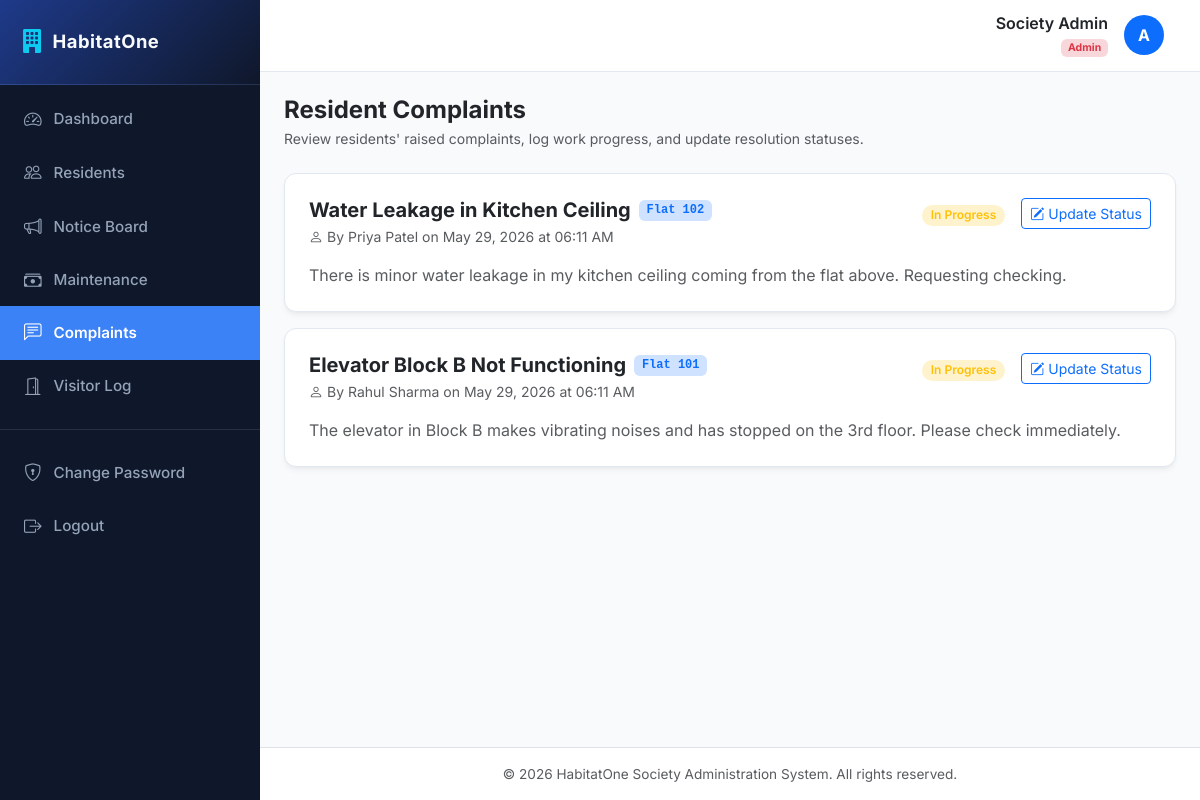
Page /complaints/ (signed in) on the committed database.
### accounts/models.py (models this page shows, shortened)
class User(AbstractUser):
    ROLE_CHOICES = (
        ('ADMIN', 'Society Admin'),
        ('RESIDENT', 'Resident'),
    )
    role = models.CharField(max_length=10, choices=ROLE_CHOICES, default='RESIDENT')

### complaints/models.py (models this page shows, shortened)
class Complaint(models.Model):
    STATUS_CHOICES = (
        ('OPEN', 'Open'),
        ('IN_PROGRESS', 'In Progress'),
        ('RESOLVED', 'Resolved'),
    )
    resident = models.ForeignKey(Resident, on_delete=models.CASCADE, related_name='complaints')
    subject = models.CharField(max_length=200)
    description = models.TextField()
    status = models.CharField(max_length=15, choices=STATUS_CHOICES, default='OPEN')
    created_at = models.DateTimeField(auto_now_add=True)

### residents/models.py (models this page shows, shortened)
class Resident(models.Model):
    user = models.OneToOneField(settings.AUTH_USER_MODEL, on_delete=models.CASCADE, related_name='resident_profile')
    flat_number = models.CharField(max_length=50)
    phone = models.CharField(max_length=15)
    family_members = models.PositiveIntegerField(default=1)
    move_in_date = models.DateField()

### complaints/views.py (the view, shortened to what this page needs)
# urls.py: path('', views.complaint_list, name='list'),
@login_required
def complaint_list(request):
    if request.user.role == 'ADMIN':
        complaints = Complaint.objects.all().select_related('resident__user').order_by('-created_at')
        return render(request, 'complaints/admin_list.html', {'complaints': complaints})

### templates/complaints/admin_list.html (shortened to what this page needs)
{% extends 'base.html' %}
{% block content %}
<div class="mb-4">
    <h4 class="mb-1 text-dark fw-bold">Resident Complaints</h4>
    <p class="text-muted mb-0 small">Review residents' raised complaints, log work progress, and update resolution statuses.</p>
</div>
<div class="row">
    <div class="col-lg-12">
        {% for complaint in complaints %}
            <div class="card card-custom mb-3">
                <div class="card-body-custom">
                    <div class="d-flex justify-content-between align-items-start mb-2">
                        <div>
                            <div class="d-flex align-items-center gap-2 mb-1">
                                <h5 class="fw-bold text-dark mb-0">{{ complaint.subject }}</h5>
                                <span class="badge bg-primary-subtle text-primary font-monospace text-xs">Flat {{ complaint.resident.flat_number }}</span>
                            </div>
                            <small class="text-muted text-xs d-flex align-items-center gap-1">
                                <i class="bi bi-person"></i> By {{ complaint.resident.user.get_full_name|default:complaint.resident.user.username }} on {{ complaint.created_at|date:"F d, Y \a\t h:i A" }}
                            </small>
                        </div>
                        <div class="d-flex align-items-center gap-2">
                            <div>
                                {% if complaint.status == 'OPEN' %}
                                    <span class="badge bg-secondary-subtle text-secondary badge-status">Open</span>
                                {% elif complaint.status == 'IN_PROGRESS' %}
                                    <span class="badge bg-warning-subtle text-warning badge-status">In Progress</span>
                                {% elif complaint.status == 'RESOLVED' %}
                                    <span class="badge bg-success-subtle text-success badge-status">Resolved</span>
                                {% endif %}
                            </div>
                            <a href="{% url 'complaints:update_status' complaint.pk %}" class="btn btn-sm btn-outline-primary ms-2 d-flex align-items-center gap-1">
                                <i class="bi bi-pencil-square"></i> Update Status
                            </a>
                        </div>
                    </div>
                    <div class="text-muted text-sm mt-3" style="white-space: pre-wrap;">{{ complaint.description }}</div>
                </div>
            </div>
        {% empty %}
            <div class="card card-custom text-center py-5 text-muted">
                <i class="bi bi-chat-left-text fs-1 d-block mb-3 opacity-25"></i>
                <span>No complaints registered in the system. Everything is running smoothly!</span>
            </div>
        {% endfor %}
    </div>
</div>
{% endblock %}

### templates/base.html (shortened to what this page needs)
<!DOCTYPE html>
<html lang="en">
<head>
    <link href="https://cdn.jsdelivr.net/npm/bootstrap@5.3.0/dist/css/bootstrap.min.css" rel="stylesheet">
    <link rel="stylesheet" href="https://cdn.jsdelivr.net/npm/bootstrap-icons@1.10.5/font/bootstrap-icons.css">
</head>
<body>
    <div class="d-flex" id="wrapper">
        <div id="sidebar-wrapper">
            <div class="sidebar-heading d-flex align-items-center gap-2">
                <i class="bi bi-building-fill text-info fs-4"></i>
                <span>HabitatOne</span>
            </div>
            <div class="list-group list-group-flush mt-2">
                <a href="{% url 'dashboard:home' %}" class="list-group-item list-group-item-action {% if request.resolver_match.app_name == 'dashboard' %}active{% endif %}">
                    <i class="bi bi-speedometer2"></i> Dashboard
                </a>
                {% if request.user.role == 'ADMIN' %}
                <a href="{% url 'residents:list' %}" class="list-group-item list-group-item-action {% if request.resolver_match.app_name == 'residents' %}active{% endif %}">
                    <i class="bi bi-people"></i> Residents
                </a>
                {% endif %}
                <a href="{% url 'notices:list' %}" class="list-group-item list-group-item-action {% if request.resolver_match.app_name == 'notices' %}active{% endif %}">
                    <i class="bi bi-megaphone"></i> Notice Board
                </a>
                <a href="{% url 'maintenance:list' %}" class="list-group-item list-group-item-action {% if request.resolver_match.app_name == 'maintenance' %}active{% endif %}">
                    <i class="bi bi-cash-stack"></i> Maintenance
                </a>
                <a href="{% url 'complaints:list' %}" class="list-group-item list-group-item-action {% if request.resolver_match.app_name == 'complaints' %}active{% endif %}">
                    <i class="bi bi-chat-left-text"></i> Complaints
                </a>
                <a href="{% url 'visitors:list' %}" class="list-group-item list-group-item-action {% if request.resolver_match.app_name == 'visitors' %}active{% endif %}">
                    <i class="bi bi-door-open"></i> Visitor Log
                </a>
                <div class="border-top border-secondary my-3 opacity-25"></div>
                <a href="{% url 'accounts:password_change' %}" class="list-group-item list-group-item-action {% if request.resolver_match.url_name == 'password_change' %}active{% endif %}">
                    <i class="bi bi-shield-lock"></i> Change Password
                </a>
                <a href="{% url 'accounts:logout' %}" class="list-group-item list-group-item-action">
                    <i class="bi bi-box-arrow-right"></i> Logout
                </a>
            </div>
        </div>
        <div id="page-content-wrapper">
            <nav class="navbar navbar-expand-lg navbar-custom navbar-light">
                <div class="container-fluid">
                    <div class="ms-auto d-flex align-items-center gap-3">
                        <div class="text-end d-none d-sm-block">
                            <h6 class="mb-0 fw-semibold text-dark">{{ request.user.get_full_name|default:request.user.username }}</h6>
                            <small class="text-muted">
                                {% if request.user.role == 'ADMIN' %}
                                    <span class="badge bg-danger-subtle text-danger">Admin</span>
                                {% else %}
                                    <span class="badge bg-primary-subtle text-primary">Resident - Flat {{ request.user.resident_profile.flat_number|default:"N/A" }}</span>
                                {% endif %}
                            </small>
                        </div>
                        <div class="avatar bg-primary text-white rounded-circle d-flex align-items-center justify-content-center fw-bold" style="width: 40px; height: 40px;">
                            {{ request.user.username|make_list|first|upper }}
                        </div>
                    </div>
                </div>
            </nav>
            <div class="container-fluid px-4 py-4 flex-grow-1">
                {% block content %}{% endblock %}
            </div>
            <footer class="bg-white border-top py-3 text-center text-muted mt-auto" style="font-size: 0.85rem;">
                <div class="container">
                    <span>&copy; 2026 HabitatOne Society Administration System. All rights reserved.</span>
                </div>
            </footer>
        </div>
    </div>
</body>
</html>

### templates/base.html (style rules this page uses)
:root { --primary-bg: #f8fafc; --sidebar-bg: #0f172a; --sidebar-hover: #1e293b; --sidebar-active: #3b82f6; --card-shadow: 0 4px 6px -1px rgb(0 0 0 / 0.05), 0 2px 4px -2px rgb(0 0 0 / 0.05); --header-bg: #ffffff; --accent-color: #2563eb; --text-main: #1e293b; --text-muted: #64748b; }
body { font-family: 'Inter', sans-serif; background-color: var(--primary-bg); color: var(--text-main); overflow-x: hidden; }
#sidebar-wrapper { min-height: 100vh; width: 260px; background-color: var(--sidebar-bg); color: #f8fafc; transition: all 0.25s ease; position: fixed; z-index: 1000; }
#sidebar-wrapper .sidebar-heading { padding: 1.5rem 1.25rem; font-size: 1.15rem; font-weight: 700; letter-spacing: 0.5px; border-bottom: 1px solid rgba(255, 255, 255, 0.08); background: linear-gradient(135deg, #1e3a8a, #0f172a); }
#sidebar-wrapper .list-group-item { background-color: transparent; color: #94a3b8; border: none; padding: 0.85rem 1.5rem; font-size: 0.95rem; font-weight: 500; display: flex; align-items: center; gap: 12px; transition: all 0.2s ease; }
#sidebar-wrapper .list-group-item i { font-size: 1.1rem; transition: transform 0.2s ease; }
#sidebar-wrapper .list-group-item.active { background-color: var(--sidebar-active); color: #ffffff; font-weight: 600; border-radius: 0; }
#page-content-wrapper { margin-left: 260px; min-width: 0; width: calc(100% - 260px); min-height: 100vh; display: flex; flex-direction: column; transition: all 0.25s ease; }
.navbar-custom { background-color: var(--header-bg); border-bottom: 1px solid #e2e8f0; padding: 0.85rem 1.5rem; }
.card-custom { background-color: #ffffff; border: 1px solid #e2e8f0; border-radius: 12px; box-shadow: var(--card-shadow); margin-bottom: 1.5rem; transition: transform 0.15s ease, box-shadow 0.15s ease; }
.card-body-custom { padding: 1.5rem; }
.badge-status { padding: 0.4em 0.75em; font-size: 0.75rem; font-weight: 600; border-radius: 30px; }

### rows in the picture
User: user.get_full_name "Society Admin", user.username|make_list "A"
Complaint: subject "Water Leakage in Kitchen Ceiling", resident.flat_number "102", resident.user.get_full_name "Priya Patel", created_at "May 29, 2026 at 06:11 AM", status "In Progress", description "There is minor water leakage in my kitchen ceiling coming from the flat above. Requesting checking."
Complaint: subject "Elevator Block B Not Functioning", resident.flat_number "101", resident.user.get_full_name "Rahul Sharma", created_at "May 29, 2026 at 06:11 AM", status "In Progress", description "The elevator in Block B makes vibrating noises and has stopped on the 3rd floor. Please check immediately."
